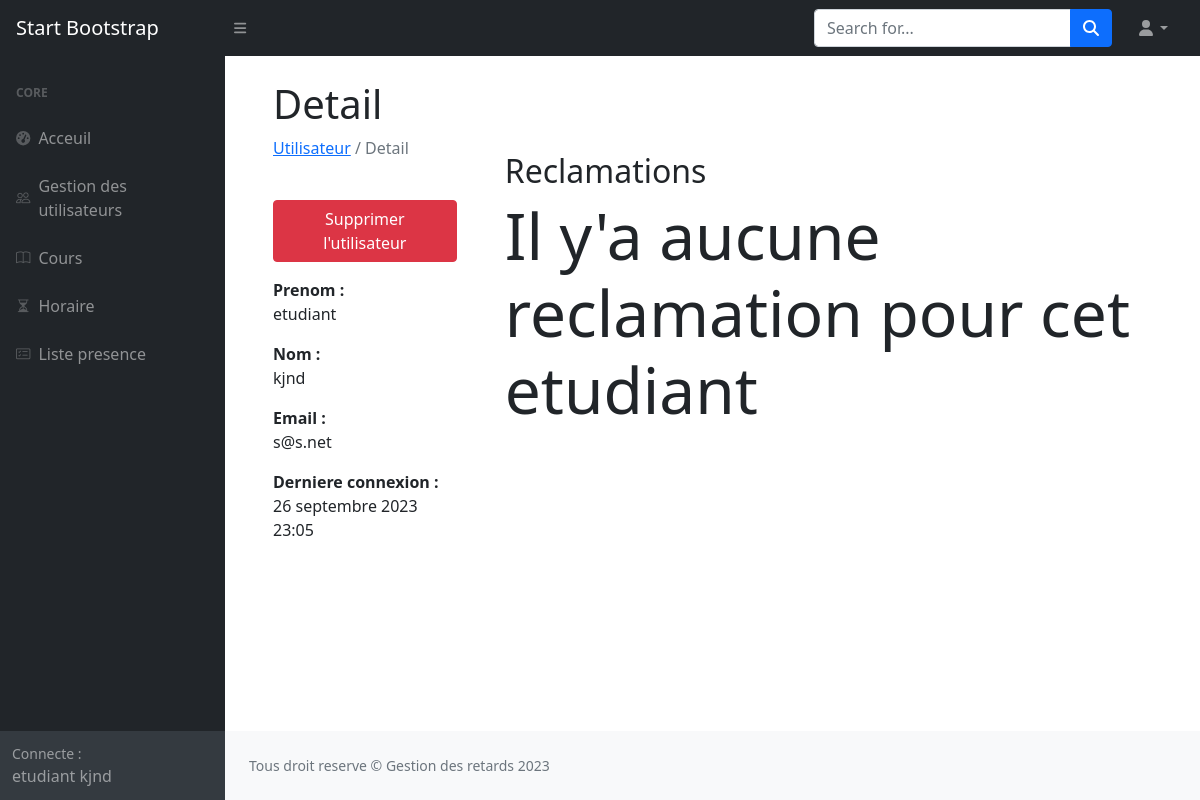
/controller/detail/7 (signed in), run on the app's committed database.
### core/models.py (models this page shows, shortened)
class User(AbstractUser):
    email = models.EmailField(unique=True, null=True)
    type = models.CharField(max_length=255, choices=TYPE)
    username = None
    USERNAME_FIELD = 'email'
    REQUIRED_FIELDS = []
    objects = CustomUserManager()

### core/views.py (the view)
# urls.py: path("detail/<int:id>", detail_utilisateur, name="detail_utilisateur"),
@login_required
def detail_utilisateur(request, id):
    user = User.objects.get(id=id)
    etudiant = ProfileEtudiant.objects.get(user_id=id)
    reclamations = Reclamation.objects.filter(etudiant=etudiant)
    return render(request, 'core/detail_utilisateur.html', locals())

### core/templates/core/detail_utilisateur.html
{% extends 'base_admin.html' %}
{% block main %}
    <div class="d-flex container-fluid">
        <main class="p-4 w-25">
            <h1>Detail</h1>
            <ol class="breadcrumb mb-4">
                <li class="breadcrumb-item active"><a href="{% url 'gestion_utilisateur' %}">Utilisateur</a> / Detail</li>
            </ol>
            <a href="" class="btn btn-danger mt-3 mb-3">Supprimer l'utilisateur</a><br>
            <strong>Prenom :</strong>
            <p>{{ user.first_name }}</p>
            <strong>Nom :</strong>
            <p>{{ user.last_name }}</p>
            <strong>Email :</strong>
            <p>{{ user.email }}</p>
            <strong>Derniere connexion :</strong>
            <p>{{ user.last_login }}</p>
        </main>
        <div class="w-75 p-4 mt-5 pt-5">
            <h2>Reclamations</h2>
            {% if reclamations %}
                <table class="table table-bordered">
                    <thead>
                    <tr>
                        <th>Motif</th>
                        <th>Cours</th>
                        <th>Date de Création</th>
                        <th>État</th>
                        <th>Preuve</th>
                    </tr>
                    </thead>
                    <tbody>
                    {% for reclamation in reclamations %}
                        <tr>
                            <td>{{ reclamation.motif }}</td>
                            <td>{{ reclamation.cours }}</td>
                            <td>{{ reclamation.dateDeCreation }}</td>
                            <td class="{% if reclamation.etat == 'En cours' %}bg-warning{% elif reclamation.etat == 'Accepter' %}bg-success{% elif reclamation.etat == 'Refuser' %}bg-danger{% endif %}">
                            <div class="container">
                                {{ reclamation.etat }}
                            </div>
                        </td>
                            <td>
                                <a href="/etudiant/media/{{ reclamation.preuve }}" target="_blank">ficher-{{ reclamation.id }}</a>
                            </td>
                        </tr>
                    {% endfor %}
                    </tbody>
                </table>
            {% else %}
                <span class="display-3">Il y'a aucune reclamation pour cet etudiant</span>
            {% endif %}
        </div>
    </div>
{% endblock %}

### templates/base_admin.html (shortened to what this page needs)
{% load static %}
<!DOCTYPE html>
<html lang="en">
    <head>
        <link href="{% static 'css/styles.css' %}" rel="stylesheet" />
        <link href="{% static 'css/bootstrap.css' %}" rel="stylesheet" />
        <link rel="stylesheet" href="https://cdn.jsdelivr.net/npm/bootstrap-icons@1.3.0/font/bootstrap-icons.css">
        <link href="https://cdn.jsdelivr.net/npm/simple-datatables@7.1.2/dist/style.min.css" rel="stylesheet" />
    </head>
    <body class="sb-nav-fixed">
        <nav class="sb-topnav navbar navbar-expand navbar-dark bg-dark">
            <a class="navbar-brand ps-3" href="">Start Bootstrap</a>
            <button class="btn btn-link btn-sm order-1 order-lg-0 me-4 me-lg-0" id="sidebarToggle" href="#!"><i class="fas fa-bars"></i></button>
            <form class="d-none d-md-inline-block form-inline ms-auto me-0 me-md-3 my-2 my-md-0">
                <div class="input-group">
                    <input class="form-control" type="text" placeholder="Search for..." aria-label="Search for..." aria-describedby="btnNavbarSearch" />
                    <button class="btn btn-primary" id="btnNavbarSearch" type="button"><i class="fas fa-search"></i></button>
                </div>
            </form>
            <ul class="navbar-nav ms-auto ms-md-0 me-3 me-lg-4">
                <li class="nav-item dropdown">
                    <a class="nav-link dropdown-toggle" id="navbarDropdown" href="#" role="button" data-bs-toggle="dropdown" aria-expanded="false"><i class="fas fa-user fa-fw"></i></a>
                </li>
            </ul>
        </nav>
        <div id="layoutSidenav">
            <div id="layoutSidenav_nav">
                <nav class="sb-sidenav accordion sb-sidenav-dark" id="sidenavAccordion">
                    <div class="sb-sidenav-menu">
                        <div class="nav">
                            <div class="sb-sidenav-menu-heading">Core</div>
                            <a class="nav-link" href="{% url 'index' %}">
                                <div class="sb-nav-link-icon"><i class="fas fa-tachometer-alt"></i></div>
                                Acceuil
                            </a>
                            <a class="nav-link" href="{% url 'gestion_utilisateur' %}">
                                <div class="sb-nav-link-icon"><i class="bi bi-people"></i></div>
                                Gestion des utilisateurs
                            </a>
                            <a class="nav-link" href="{% url 'cours' %}">
                                <div class="sb-nav-link-icon"><i class="bi bi-book"></i></div>
                                Cours
                            </a>
                            <a class="nav-link" href="{% url 'heure' %}">
                                <div class="sb-nav-link-icon"><i class="bi bi-hourglass-split"></i></div>
                                Horaire
                            </a>
                            <a class="nav-link" href="{% url 'presence' %}">
                                <div class="sb-nav-link-icon"><i class="bi bi-card-checklist"></i></div>
                                Liste presence
                            </a>
                        </div>
                    </div>
                    <div class="sb-sidenav-footer">
                        <div class="small">Connecte :</div>
                        <span>{{ user.first_name }}</span> <span>{{ user.last_name }}</span>
                    </div>
                </nav>
            </div>
            <div id="layoutSidenav_content">
                {% block main %}
                {% endblock %}
                <footer class="py-4 bg-light mt-auto">
                    <div class="container-fluid px-4">
                        <div class="d-flex align-items-center justify-content-between small">
                            <div class="text-muted">Tous droit reserve &copy; Gestion des retards 2023</div>
                        </div>
                    </div>
                </footer>
            </div>
        </div>
    </body>

### data on the page
User: first_name "etudiant", last_name "kjnd", email "s@s.net", last_login "26 septembre 2023 23:05"
